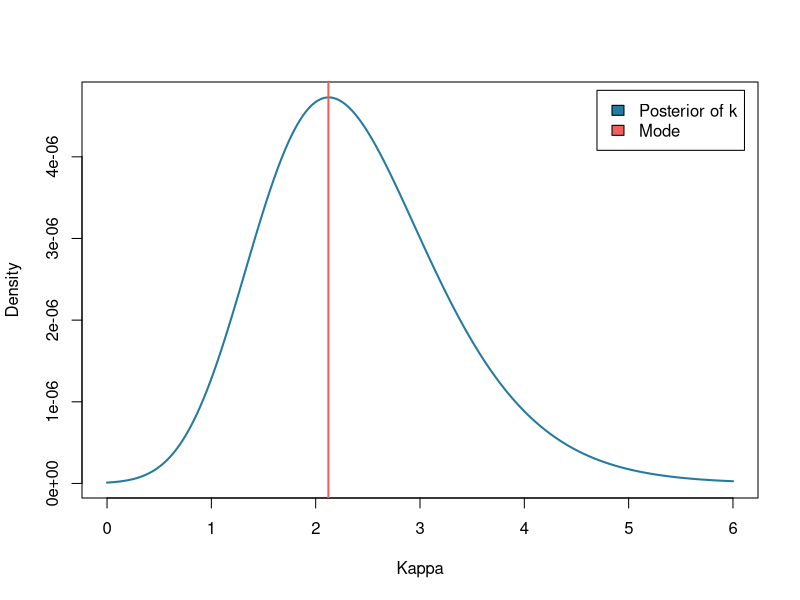

This figure's R source:
col1 = '#247ba0'
col2 = '#f25f5c'
imgw = 9
imgh = 6

obs = c(-2.44, 2.14, 2.54, 1.83, 2.02, 2.33, -2.79, 2.23, 2.07, 2.02)
mu = 2.39

von_misen = function(y, kappa, mu){
  I_zero = besselI(x=kappa, nu=0)
  numerator = exp(kappa * cos(y - mu))
  return (numerator / (2 * pi * I_zero))
}

exponential = function(kappa, lambda=1){
  return (lambda * exp(-lambda*kappa))
}

# 
calculate_mode = function(vec) {
  uniqv = unique(vec)
  uniqv[which.max(tabulate(match(vec, uniqv)))]
}

kappas = seq(0, 6, 0.001)
res = c()
for (kappa in kappas){
  likelihood = prod(von_misen(obs, kappa, mu))
  prior = exponential(kappa)
  
  #res = c(res, likelihood)
  res = c(res, likelihood * prior)
}

# Need to tune the rounding parameter, all values are unique and need to trim off some decimals
rounded_res = round(res,10)
mode_idx = which(rounded_res == calculate_mode(rounded_res))[1]
mode = kappas[mode_idx]

pdf("plots/posterior-distribution.pdf", width=imgw, height=imgh)
  plot(kappas, res, type='l', lwd=2, col=col1, xlab="Kappa", ylab="Density")
  abline(v=mode, col=col2, lwd=2)
  legend('topright', c('Posterior of k', 'Mode'), fill=c(col1, col2), inset=0.02)
dev.off()

